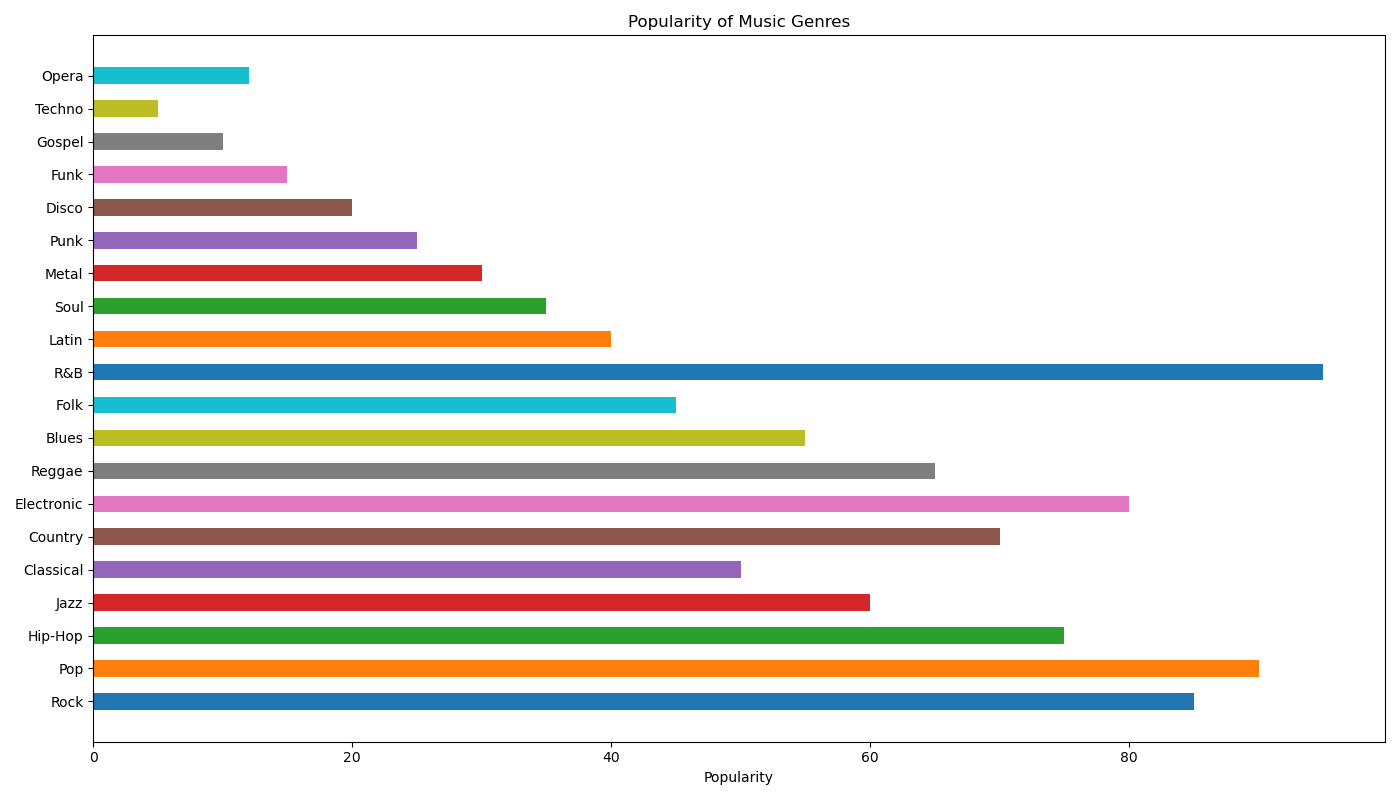

Python code for this plot:

import matplotlib.pyplot as plt

# Data
genres = ['Rock', 'Pop', 'Hip-Hop', 'Jazz', 'Classical', 'Country', 'Electronic', 'Reggae', 'Blues', 'Folk', 'R&B', 'Latin', 'Soul', 'Metal', 'Punk', 'Disco', 'Funk', 'Gospel', 'Techno', 'Opera']
popularity = [85, 90, 75, 60, 50, 70, 80, 65, 55, 45, 95, 40, 35, 30, 25, 20, 15, 10, 5, 12]
colors = ['#1f77b4', '#ff7f0e', '#2ca02c', '#d62728', '#9467bd', '#8c564b', '#e377c2', '#7f7f7f', '#bcbd22', '#17becf', '#1f77b4', '#ff7f0e', '#2ca02c', '#d62728', '#9467bd', '#8c564b', '#e377c2', '#7f7f7f', '#bcbd22', '#17becf']

# Figure size
plt.figure(figsize=(14, 8))

# Horizontal bar chart
plt.barh(genres, popularity, color=colors, height=0.5)

# Labeling
plt.xlabel('Popularity')
plt.title('Popularity of Music Genres')

# Show and save plot
plt.tight_layout()
plt.show()
